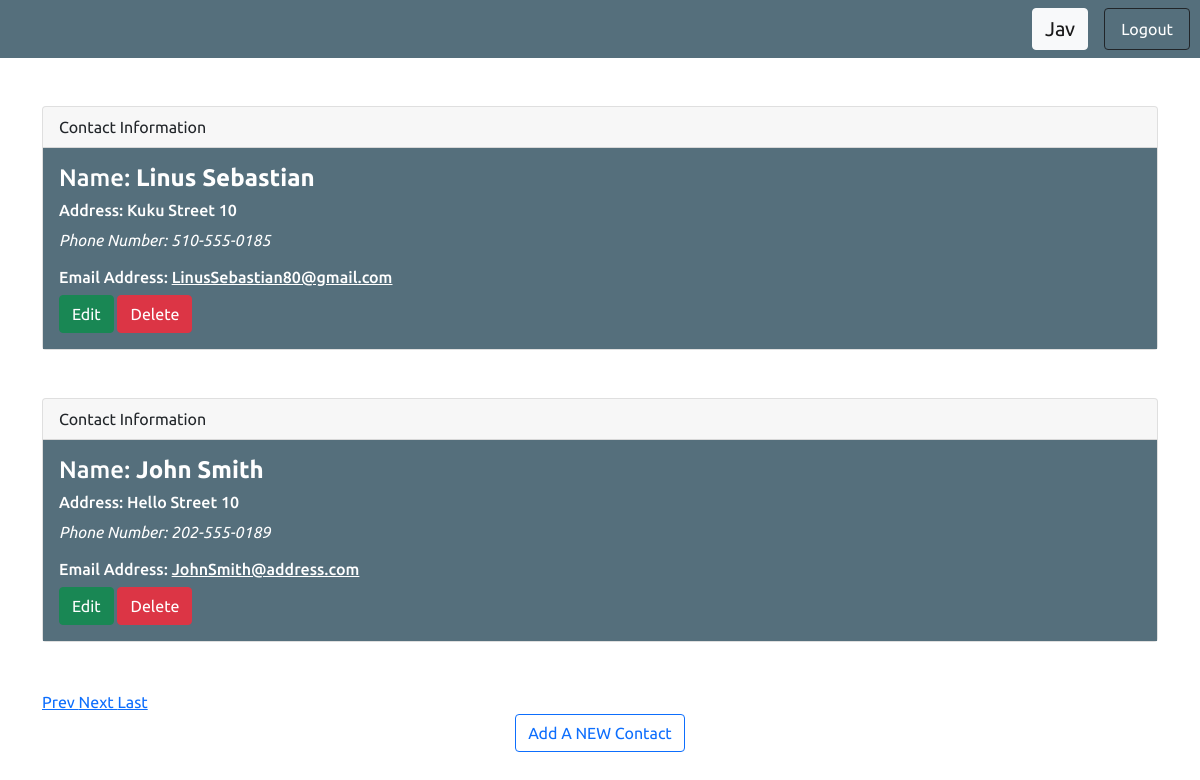
The page /PHP/ContactsPage.php (signed in) on the database its author committed.
### tables this page shows
CREATE TABLE `contact_info` (
  `id` int(11) NOT NULL,
  `Name` varchar(255) NOT NULL,
  `Address` varchar(255) NOT NULL,
  `PhoneNumber` varchar(50) NOT NULL,
  `Email` varchar(50) NOT NULL
);

### PHP/ContactsPage.php (the view, shortened to what this page needs)
<?php
  require 'db.php';
  $limit = 3;
 $sql = "SELECT * FROM contact_info ORDER BY id DESC";
 $result = mysqli_query($con, $sql);
 $total_records = mysqli_num_rows($result);
 $total_pages = ceil($total_records / $limit);
 if (!isset ($_GET['page']) ) {
     $page_number = 1;
 } else {
     $page_number = $_GET['page'];
 }
 $start = ($page_number - 1) * $limit;
 $sql = "SELECT * FROM contact_info ORDER BY id DESC LIMIT $start, $limit";
 $result = mysqli_query($con, $sql);
?>
<!DOCTYPE html>
<html lang="en">
<head>
    <link rel="stylesheet" href="../Bootstrap/css/bootstrap.min.css">
    <link rel="stylesheet" href="../Css/styles.css">
</head>
<body>
<nav class="navbar navbar-light justify-content-end"  style="background-color:#556F7C;">
<ul class="nav">
  <li class="nav-item">
  <a class="navbar-brand  btn btn-light"><?php echo $_SESSION['Username']; ?></a>
  </li>
  <li class="nav-item ">
    <a class="nav-link btn btn-outline-dark" aria-current="page" href="Logout.php">Logout</a>
  </li>
</ul>
</nav>
<?php
 while($row = mysqli_fetch_assoc($result)) {
?>
<section class="container mt-5">
<div class="card">
  <div class="card-header">
    Contact Information
  </div>
  <div class="card-body" style="background-color:#556F7C; color:white;">
        <h4 class="card-title ">Name: <b><?php echo $row["Name"]; ?></b></h4>
        <h6 class="card-text">Address: <?php echo $row["Address"]; ?></h6>
        <p class="card-text fst-italic"> Phone Number: <?php echo $row["PhoneNumber"]; ?></p>
        <h6 class="card-text"> Email Address: <u><?php echo $row["Email"]; ?></u></h6>
        <a href="EditContactForm.php?id=<?php echo $row["id"] ?>" class="btn btn-success">Edit</a>
        <a href="DeleteContact.php?id=<?php echo $row["id"] ?>" class="btn btn btn-danger ">Delete</a>
      </div>
    </div>
</section>
<?php
	}
	?>
    <section class="container mt-5">
    <div class="nav-links">
		<a class="page-pagination"> <a href = "ContactsPage.php?page=page_number=1 > </a></a>
		<a class="page-pagination"> <a href = "ContactsPage.php?page=<?php if($page_number!=1){echo $page_number-1;}else{echo $page_number;} ?>">Prev </a></a>
		<a class="page-pagination"> <a href = "ContactsPage.php?page=<?php if($page_number!=$total_pages){echo $page_number+1;}else{echo $page_number;} ?>" >Next </a></a>
		<a class="page-pagination"> <a href = "ContactsPage.php?page=<?php echo $total_pages; ?>">Last </a></a>
		</div>
    </section>
<div class="container  d-flex justify-content-center">
<a href="AddContactForm.php" class="btn btn-outline-primary">Add A NEW Contact</a>
</div>
</body>
</html>

### Css/styles.css (style rules this page uses)
body { margin: 0; padding: 0; font-family: 'Edu SA Beginner', cursive; font-family: 'Ubuntu', sans-serif; }
.btn-outline-dark { color: white !important; margin-right: 10px; }

### rows shown on the page
contact_info: Name "Linus Sebastian", Address "Kuku Street 10", PhoneNumber "510-555-0185", Email "LinusSebastian80@gmail.com"
contact_info: Name "John Smith", Address "Hello Street 10", PhoneNumber "202-555-0189", Email "JohnSmith@address.com"

### other values the page prints
$_SESSION['Username'] "Jav"
